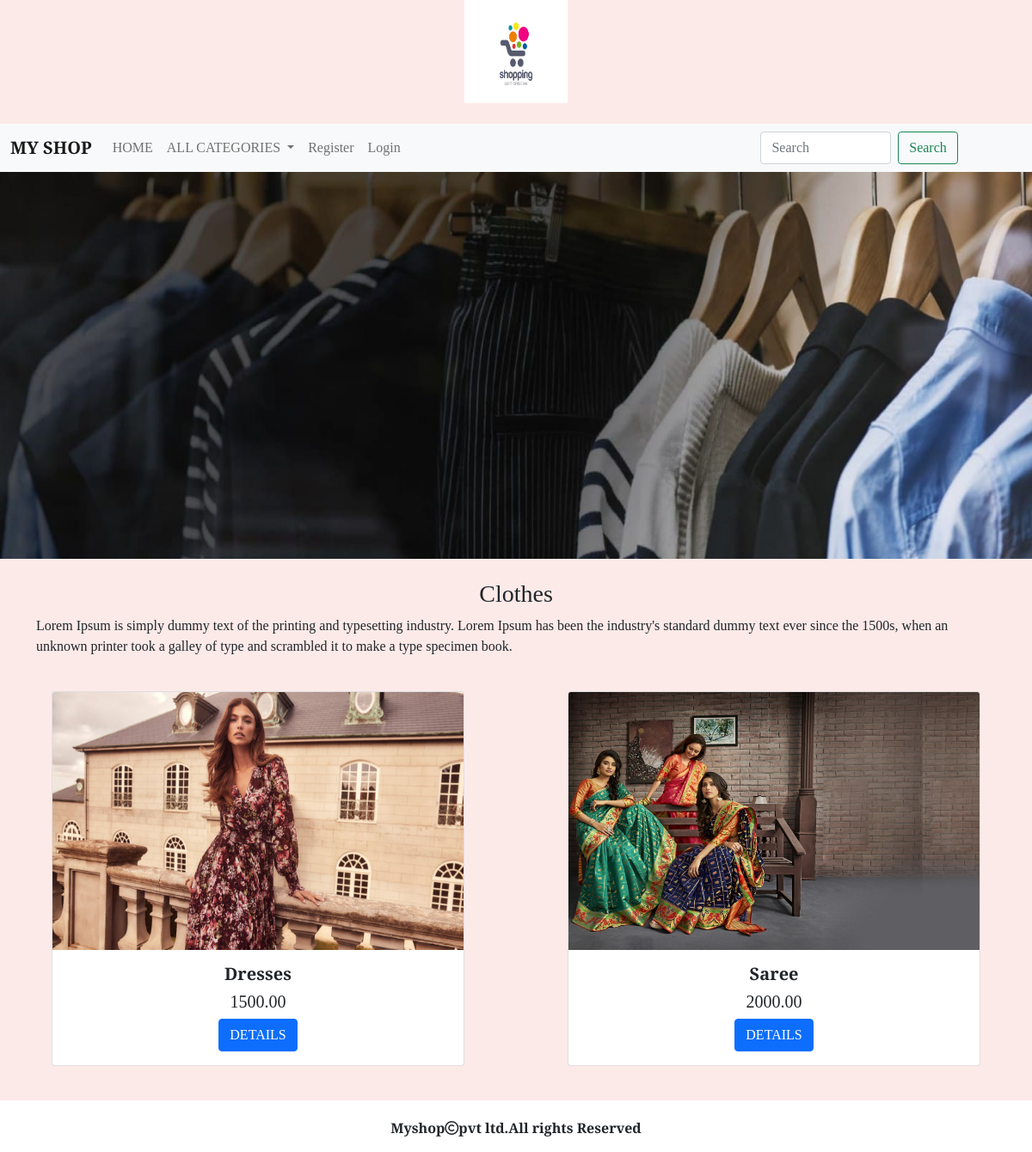
/product/Clothes, run on the app's committed database.
### shop/models.py (models this page shows, shortened)
class Category(models.Model):
    name=models.CharField(max_length=20)
    desc=models.TextField()
    image=models.ImageField(upload_to="images/category" ,null=True,blank=True )

class Product(models.Model):
    name = models.CharField(max_length=20)
    desc = models.TextField()
    image = models.ImageField(upload_to="images/category", null=True, blank=True)
    price = models.DecimalField(max_digits=10,decimal_places=2)
    category = models.ForeignKey(Category,on_delete=models.CASCADE)
    stock = models.IntegerField()
    available = models.BooleanField(default=True)
    created = models.DateTimeField(auto_now_add=True)
    updated = models.DateTimeField(auto_now=True)

### shop/views.py (the view)
# urls.py: path('product/<p>', views.product, name='product'),
def product(request,p):
    c=Category.objects.get(name=p)
    p=Product.objects.filter(category=c)
    return render(request,'product.html',{'c':c,'p':p})

### cart/context_processors.py (called while the page is built)
def total(request):
    item_count=0
    if request.user:
        u=request.user
        try:
           cart=Cart.objects.filter(user=u)
           for i in cart:
               item_count+=i.quantity
        except:
           item_count=0
    return{'count':item_count}

### shop/context_processors.py (called while the page is built)
def menu_links(request):
    c=Category.objects.all()
    return {'links':c}

### templates/product.html
{% extends 'base.html' %}
{% load static %}
{% block content %}
<div>
    <img src="{{c.image.url}}" height="450px" width="100%">
</div>
<br>
<div class="container">
   <center> <b><h3>{{ c.name }}</h3></b></center>
    <p>{{ c.desc }}</p>
</div><br>
<div class="container-fluid" style="margin-bottom:100px;">
  <div class="row row-cols-2">
    {% for i in p %}
    <center>
    <div class="col">
      <div class="card" style="width: 30rem;">
         <img src="{{ i.image.url }}"  alt="img" style="height:300px; width:100%;" class="card-img-top" >
         <div class="card-body">
           <center>
           <h5 class="card-title"><b>{{ i.name }}</b></h5>
           <h5 class="card-title">{{ i.price }}</h5>
           <a href="{% url 'shop:detail' i.name %}" class="btn btn-primary">DETAILS</a></center>
         </div>
      </div>
    </div>
    </center>
    {% endfor %}
  </div>
</div>
{% endblock %}

### static/css/style.css (style rules this page uses)
body { font-family: 'Playfair Display', serif; background-color:#fceae8 }

### data on the page
Category: image (picture), name "Clothes", desc "Lorem Ipsum is simply dummy text of the printing and typesetting industry. Lorem Ipsum has been the industry's standard dummy text ever since the 1500s, when an unknown printer took a galley of type and scrambled it to make a type specimen book."
Product: image (picture), name "Dresses", price "1500.00"
Product: image (picture), name "Saree", price "2000.00"
